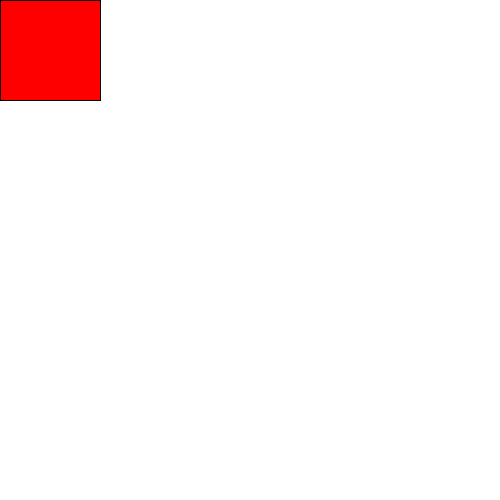
Frame 1 (no input)
Frame 60 (the mouse pressed at the canvas centre just before this capture): identical to frame 1, image omitted
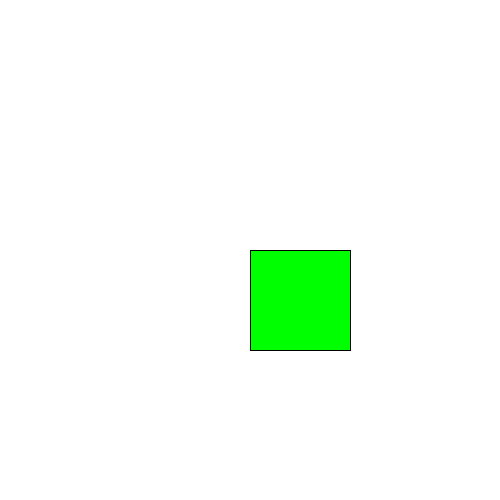
Frame 120 (the mouse held since frame 60 and released just before this capture)

The Processing sketch that drew these frames (run headless with seeded random() and noise(); from frame 60 on, the mouse is pressed at the canvas centre):

// Processing sketch: sketch_260421b
// ── sketch_260421b.pde
void setup(){
  
  //background(255,255,255);
  size(500,500);
}

void draw(){
  background(255,255,255);
  if(mouseX<200){
    fill(255,0,0);
  }else{
    fill(0,255,0);
  }
  rect(mouseX,mouseY,100,100);
}
  
